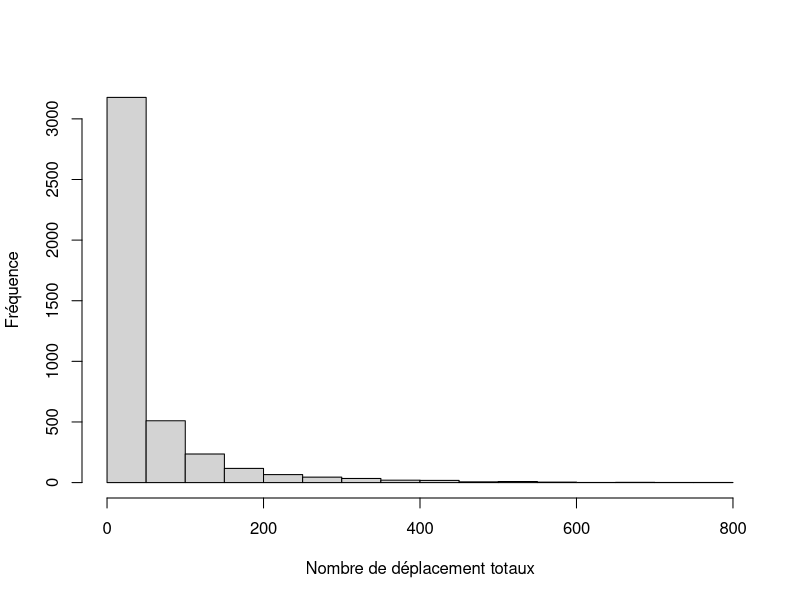
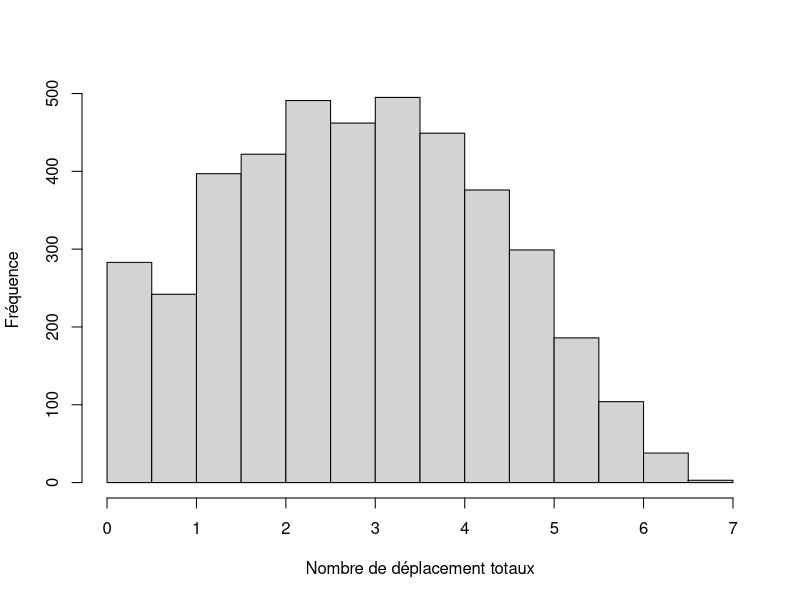
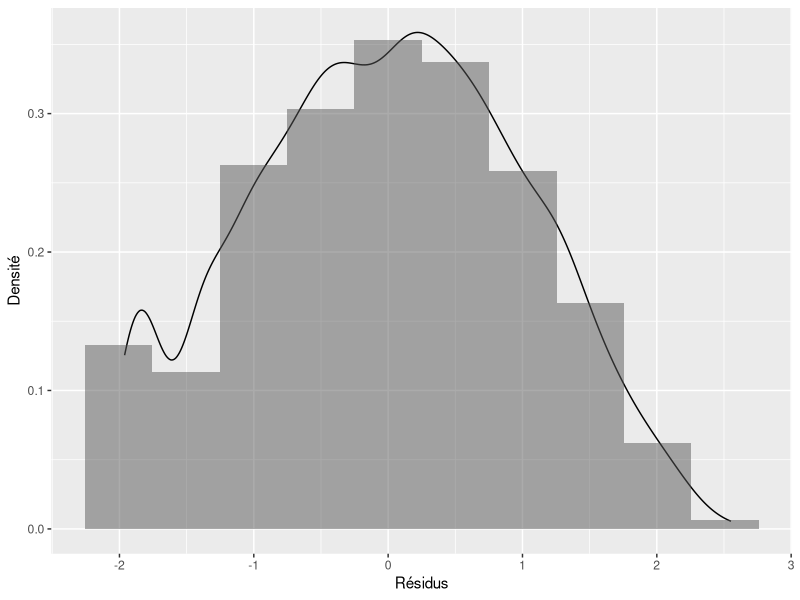
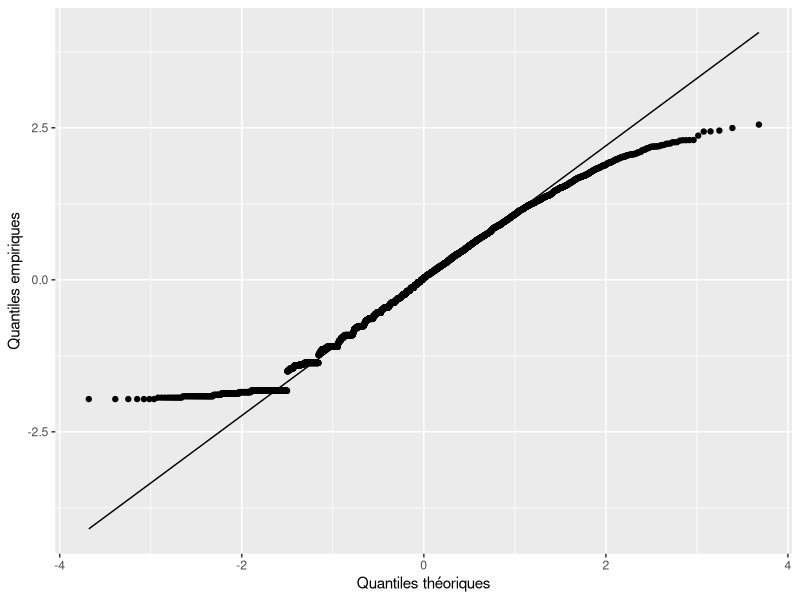
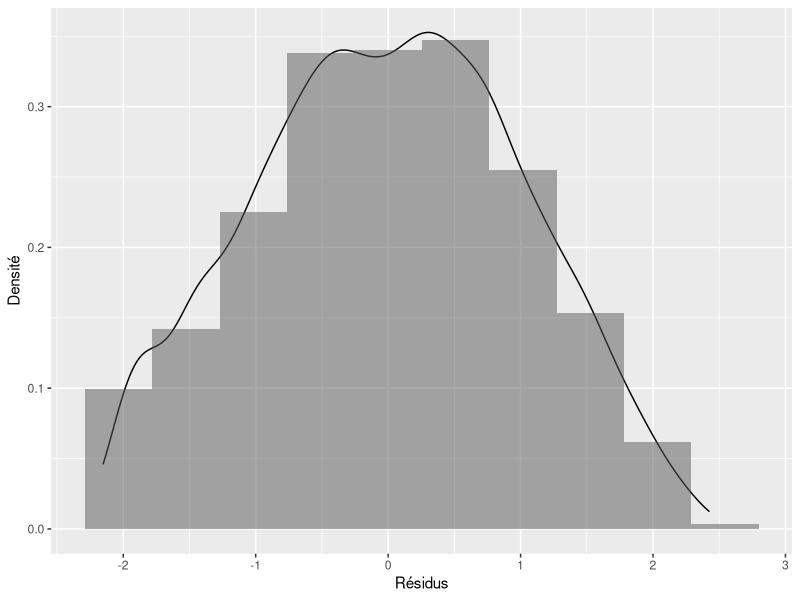
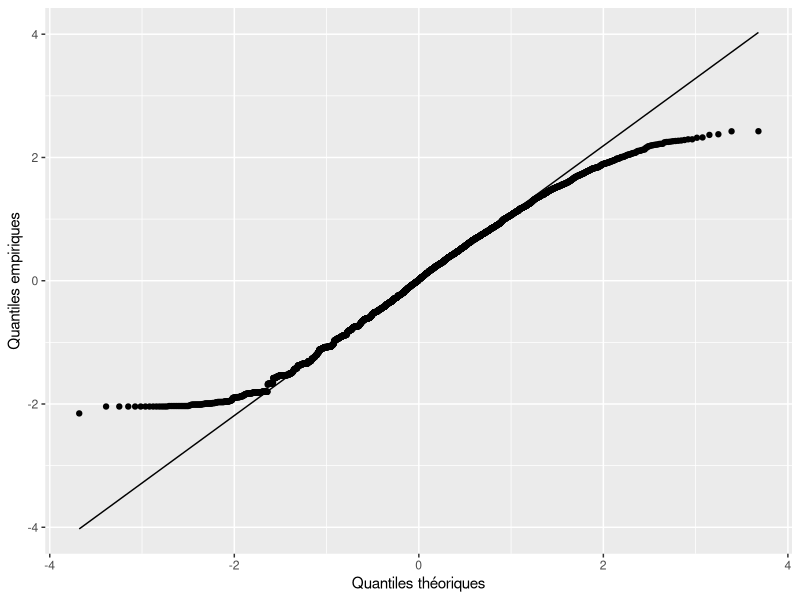

Generate these figures, in order, with R:
## ---- chunk 1
knitr::opts_chunk$set(echo = FALSE,message = FALSE,warning = FALSE,error = FALSE)
## ---- chunk 2
library(tidyverse)
library(readxl)
## ---- chunk 3
dat = read.csv("bixifull.csv")
## ---- chunk 4
festivals <- data.frame(
  Start_Date = as.Date(c("2021-05-10", "2021-05-22", "2021-05-27", "2021-06-06", "2021-06-07",
                         "2021-06-07", "2021-06-07", "2021-06-11", "2021-06-13", "2021-06-14",
                         "2021-06-20", "2021-06-26", "2021-06-27", "2021-06-29", "2021-07-04",
                         "2021-07-05", "2021-07-06", "2021-07-09", "2021-07-10",
                         "2021-07-11", "2021-07-11", "2021-07-22", "2021-07-27", "2021-07-28",
                         "2021-08-02", "2021-08-06", "2021-08-07", "2021-08-08", "2021-08-09",
                         "2021-08-09", "2021-08-19", "2021-08-20", "2021-08-29", "2021-08-30")),
  End_Date = as.Date(c("2021-05-17", "2021-06-04", "2021-06-16", "2021-06-16", "2021-06-09",
                       "2021-06-16", "2021-06-09", "2021-06-16", "2021-06-16", "2021-06-22",
                       "2021-06-23", "2021-06-30", "2021-07-06", "2021-07-27", "2021-07-14",
                       "2021-07-07", "2021-07-06", "2021-07-14", "2021-07-21", "2021-07-28",
                       "2021-07-27", "2021-08-01", "2021-07-28", "2021-07-28", "2021-08-04",
                       "2021-08-14", "2021-08-11", "2021-08-18", "2021-08-10", "2021-08-18",
                       "2021-08-24", "2021-08-25", "2021-09-02", "2021-09-02"))
)

dates <- festivals %>%
  rowwise() %>%
  mutate(Date = list(seq(Start_Date, End_Date, by = "day"))) %>%
  unnest(Date)

result_df <- dates %>%
  group_by(Date) %>%
  summarize(festival = n())

dat$Date <- as.Date(paste("2021", dat$mm, dat$dd, sep = "-"))

dat <- dat %>%
  left_join(result_df, by = "Date")

dat$festival[is.na(dat$festival)] = 0
## ---- chunk 5
dat = dat %>% mutate(rain_bin = ifelse(rain == 0, 0, 1)) %>% select(-X)
## ---- chunk 6
dat = dat %>% mutate(wkend = ifelse(wday == "Saturday" | wday == "Sunday",1,0))
col = c("mm", "dd", "mem", "arrond")
dat[col] = lapply(dat[col], factor)
## ---- chunk 7
var_mean= c("holiday", "temp", "rain", "festival", "rain_bin", "wkend")
var_sum = c("dur", "rev", "n_tot", "n_AM", "n_PM", "avg")

dat_mod = dat %>% select(-station, -name, -wday, -Date) %>% 
  group_by(mem, mm, dd, arrond) %>%
  summarise(across(all_of(var_mean), ~mean(., na.rm = TRUE)),
            across(all_of(var_sum), ~sum(., na.rm = TRUE))) # Sert à compiler les données selon les arrondissements par jour. On se débarasse ainsi des variables station. Cela fait qu'on peut analyser les données par arrondissement plutot que par station.

dat_mod = as.data.frame(dat_mod)

col = c("holiday", "wkend", "rain_bin")
dat_mod[col] = lapply(dat_mod[col], factor)
## ---- chunk 8
hist(dat_mod$n_tot, 
     ylab = "Fréquence", 
     xlab = "Nombre de déplacement totaux",
     main = "")
## ---- chunk 9
dat_mod = dat_mod %>% mutate(n_tot_mod = log(n_tot))
hist(dat_mod$n_tot_mo, 
     ylab = "Fréquence", 
     xlab = "Nombre de déplacement totaux",
     main = "")
## ---- chunk 10
#get data
data_parc <- read.csv("espace_vert.csv")
data_es <- read.csv("terrain_sport_ext.csv")
data_lc <- read_excel("lieuxculturels.xls")


#Parcs
nb_arrond_parc <- (table(data_parc$GESTION))
dat_nb_parc <- data.frame(arrond = names(nb_arrond_parc), nb_parc = as.numeric(nb_arrond_parc))
dat_parc <- dat %>%
  select(dur, n_tot, rev, arrond) %>% 
  group_by(arrond) %>%
  summarise(dur = (sum(dur)))
dat_nb_parc$arrond <- tolower(gsub("\\s+", "", dat_nb_parc$arrond))
dat_nb_parc$arrond<-gsub("-", "", dat_nb_parc$arrond)
dat_parc$arrond <- tolower(gsub("\\s+", "", dat_parc$arrond))
dat_parc$arrond<-gsub("-", "", dat_parc$arrond)

df_parc <- merge(dat_parc, dat_nb_parc, by = "arrond", all.x = TRUE)
df_parc$nb_parc <- ifelse(is.na(df_parc$nb_parc), 0, df_parc$nb_parc)

#Espaces sportifs
nb_arrond_es <- table(data_es$ARROND)
dat_nb_es <- data.frame(arrond = names(nb_arrond_es), nb_es = as.numeric(nb_arrond_es))
dat_nb_es$arrond <- tolower(gsub("\\s+", "", dat_nb_es$arrond))
dat_nb_es$arrond<-gsub("-", "", dat_nb_es$arrond)

dat_es <- dat_parc
df_es <- merge(dat_es, dat_nb_es, by = "arrond", all.x = TRUE)

#Lieux culturels
nb_arrond_lc <- table(data_lc$Arrondissement)
dat_nb_lc <- data.frame(arrond = names(nb_arrond_lc), nb_lc = as.numeric(nb_arrond_lc))
dat_nb_lc$arrond <- tolower(gsub("\\s+", "", dat_nb_lc$arrond))
dat_nb_lc$arrond<-gsub("-", "", dat_nb_lc$arrond)
dat_nb_lc$arrond <- gsub("[-–]", "", dat_nb_lc$arrond)

dat_lc <- dat_parc
df_lc <- merge(dat_lc, dat_nb_lc, by = "arrond", all.x = TRUE)


#Modèles vs rev
df_parc_es <- merge(df_parc, dat_nb_es, by = "arrond", all.x = TRUE)
df_parc_es_lc <- merge(df_parc_es, dat_nb_lc, by = "arrond", all.x = TRUE)
df_parc_es_lc <- replace(df_parc_es_lc, is.na(df_parc_es_lc), 0)

modele4 = lm(dur~nb_parc + nb_es + nb_lc, data = df_parc_es_lc)

## ---- chunk 11
mod_fest_1 = lm(n_tot_mod ~ festival, data = dat_mod)
summary(mod_fest_1)
## ---- chunk 12
resid <- rstudent(mod_fest_1)
fitted <- mod_fest_1$fitted.values
res.dat <- cbind(dat_mod, fitted, resid)
ggplot(data = res.dat, mapping = aes(x = resid)) + geom_density() +
geom_histogram(aes(y = ..density..), bins = 10, alpha = 0.5) +
xlab("Résidus") +
ylab("Densité")
## ---- chunk 13
ggplot(data = res.dat, mapping = aes(sample = resid)) + stat_qq(distribution = qt,
dparams = mod_fest_1$df.residua) + stat_qq_line(distribution = qt,
dparams = mod_fest_1$df.residual) + labs(x = "Quantiles théoriques",
y = "Quantiles empiriques")
## ---- chunk 14
mod_fest_2 = lm(n_tot_mod ~ festival + mm + holiday + wkend, data = dat_mod)
summary(mod_fest_2)
## ---- chunk 15
resid <- rstudent(mod_fest_2)
fitted <- mod_fest_1$fitted.values
res.dat <- cbind(dat_mod, fitted, resid)
ggplot(data = res.dat, mapping = aes(x = resid)) + geom_density() +
geom_histogram(aes(y = ..density..), bins = 10, alpha = 0.5) +
xlab("Résidus") +
ylab("Densité")
## ---- chunk 16
ggplot(data = res.dat, mapping = aes(sample = resid)) + stat_qq(distribution = qt,
dparams = mod_fest_2$df.residua) + stat_qq_line(distribution = qt,
dparams = mod_fest_2$df.residual) + labs(x = "Quantiles théoriques",
y = "Quantiles empiriques")
## ---- chunk 17
mod_fest_3 = lm(n_tot_mod ~ festival*holiday +festival*wkend +festival + mm + holiday + wkend, data = dat_mod)
summary(mod_fest_3)
## ---- chunk 18
mod_fest_4 = lm(n_tot_mod ~ festival + mm + holiday + wkend, data = dat_mod[dat_mod$mem == 0,])
summary(mod_fest_4)
